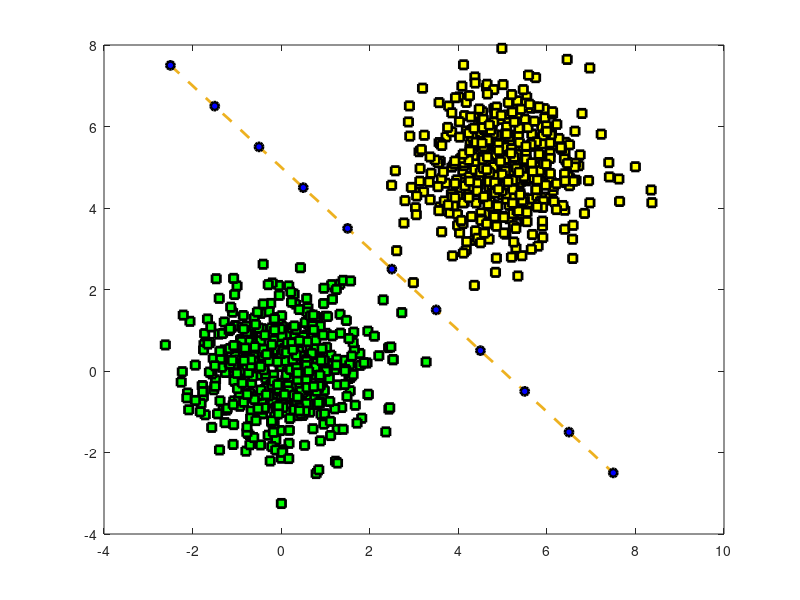

Here is the MATLAB script that generated this plot:
clear all
close all
clc

w1 = randn(2,500);

w2 = 5 + randn(2,500);

plot(w1(1,:),w1(2,:),'s','LineWidth',2,'MarkerEdgeColor','k','MarkerFaceColor','g'); 
hold on;
plot(w2(1,:),w2(2,:),'s','LineWidth',2,'MarkerEdgeColor','k','MarkerFaceColor','y');

x1 = -2.5:7.5;
x2 = -x1 + 5;

plot(x1,x2,'--o','LineWidth',2,'MarkerEdgeColor','k', 'MarkerFaceColor','b'); 

